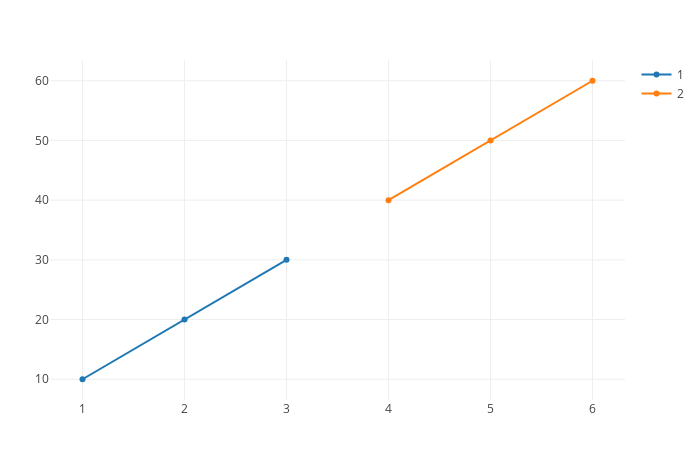

Here is the notebook cell this chart was saved with:
### Code cell
x1 = Float64.([1, 2, 3])

x2 = Float64.([4, 5, 6])

plot_x_y((x1, x2), (y1, y2))

### Figure 1 — Plotly figure (JSON) as saved in the notebook; plotly's stock layout.template omitted (floating-point values rounded to 4 significant figures)
{"data": [{"name": "1", "type": "scatter", "x": [1, 2, 3], "y": [10, 20, 30]}, {"name": "2", "type": "scatter", "x": [4, 5, 6], "y": [40, 50, 60]}], "layout": {"autosize": false, "height": 450, "margin": {"b": 50, "l": 50, "r": 50, "t": 60}, "width": 700, "xaxis": {"autorange": true, "range": [0.6813, 6.319], "type": "linear"}, "yaxis": {"autorange": true, "range": [6.524, 63.48], "type": "linear"}}}
